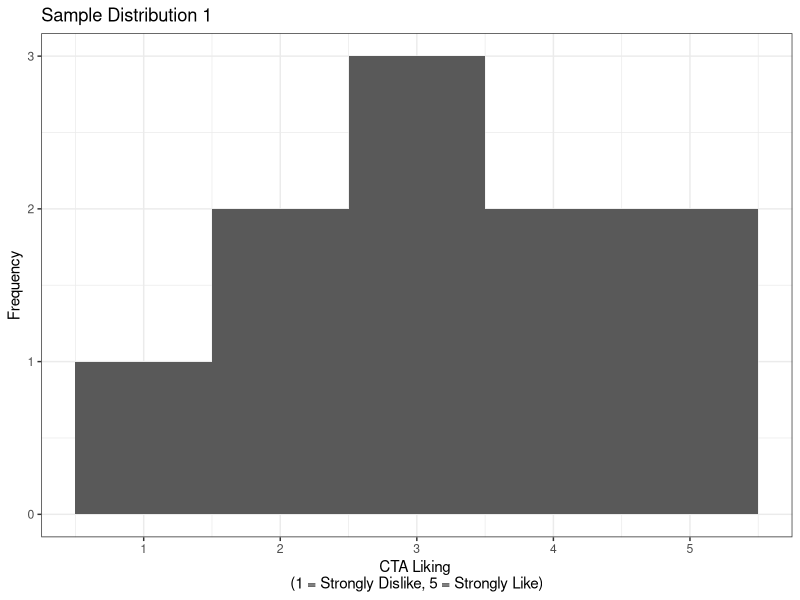
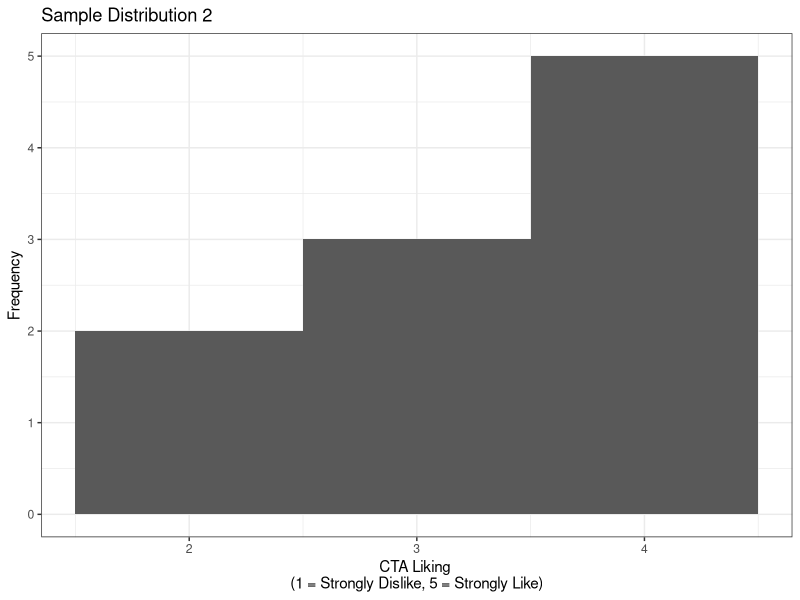
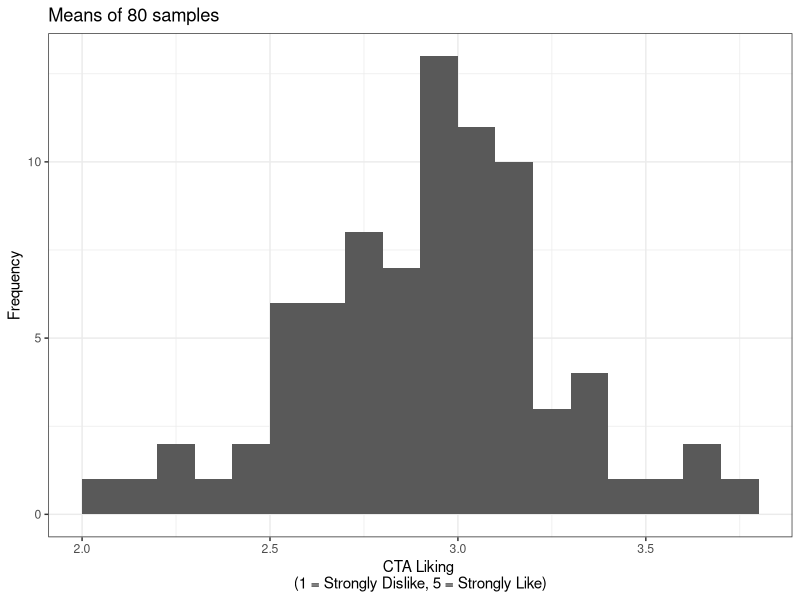
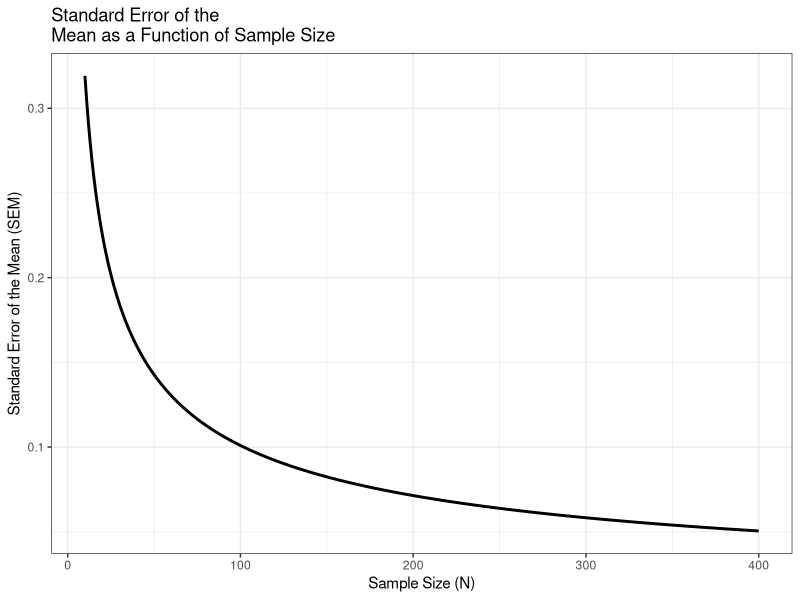
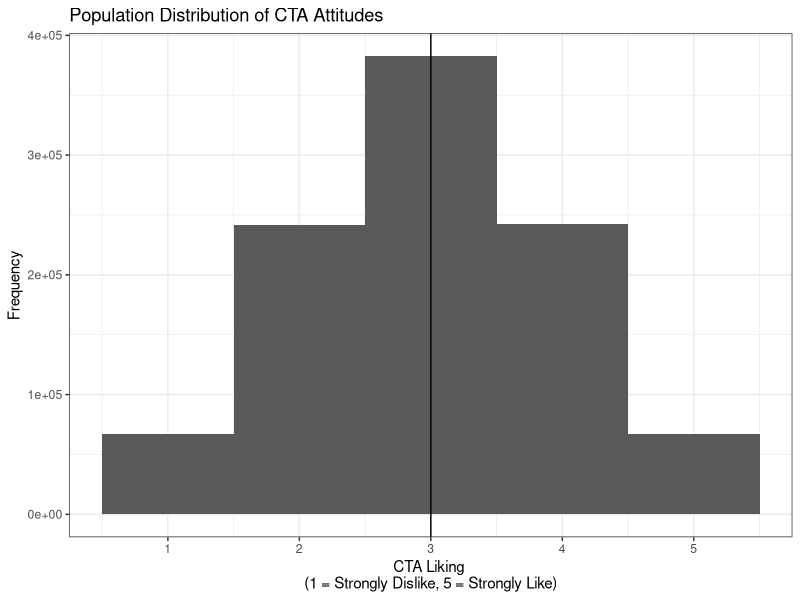
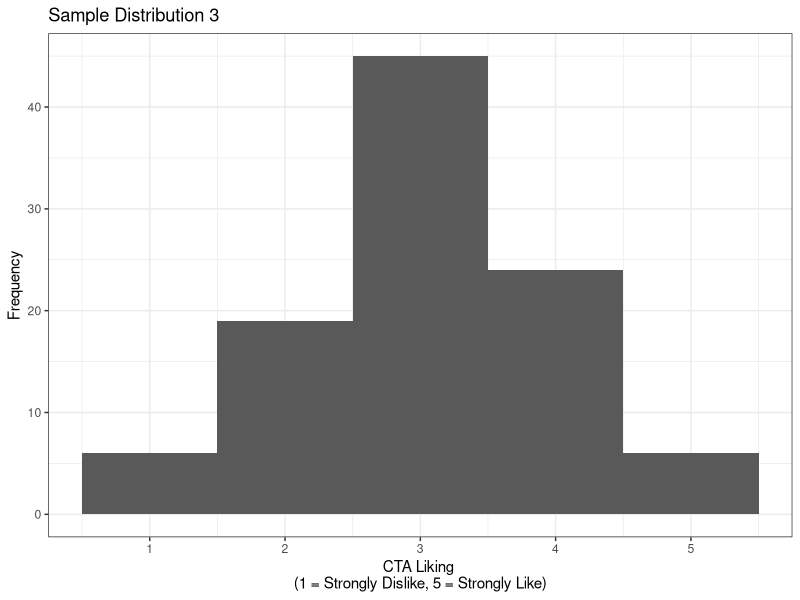
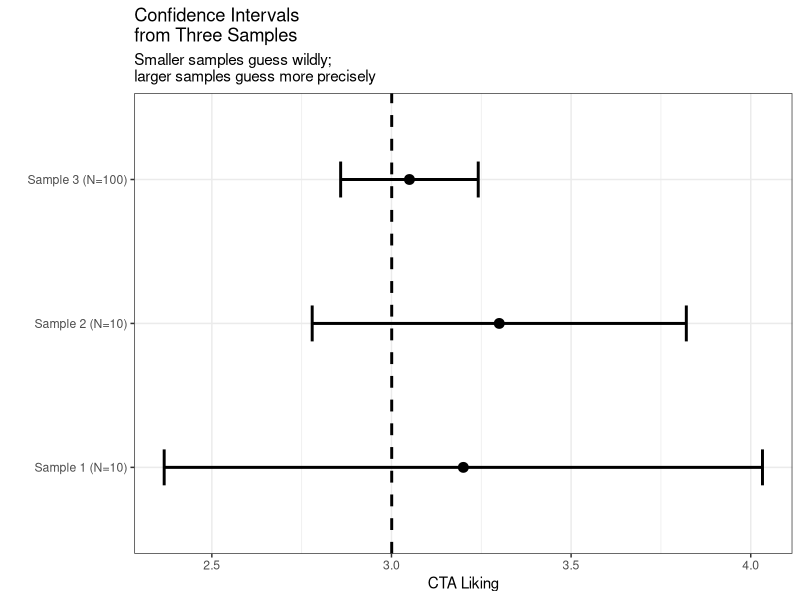

Reproduce these figures in R, in order.
## ---- chunk 1
knitr::opts_chunk$set(
  echo = FALSE,
  message = FALSE,
  warning = FALSE,
  fig.align = "center",
  fig.width = 4.5,
  fig.height = 3.5
)
library(tidyverse)
## ---- chunk 2
#| echo: true
set.seed(42)

Npop <- 1e6

# Draw a million opinions from a normal distribution centered on 3.
CTA.Population <- rnorm(Npop, mean = 3, sd = 1)

# rnorm gives decimals like 3.47, but nobody circles 3.47 on a survey.
# round() snaps every score to the nearest whole number.
CTA.Population <- round(CTA.Population)

# The scale only goes 1 to 5, but rnorm does not know that and will hand
# us the occasional 0 or 6. These two lines find every score below 1 and
# set it to 1, then every score above 5 and set it to 5.
# Read it as: "of all the scores, the ones that are too small become 1."
CTA.Population[CTA.Population < 1] <- 1
CTA.Population[CTA.Population > 5] <- 5
## ---- chunk 3
#| echo: true
set.seed(1)          # makes the "random" draw repeatable, so you get my numbers
SampleSize <- 10

# sample() reaches into the population and pulls out 10 riders at random.
# replace = FALSE means we cannot survey the same person twice.
sample.1 <- sample(CTA.Population, SampleSize, replace = FALSE)

M.1  <- mean(sample.1)   # this sample's mean
SD.1 <- sd(sample.1)     # this sample's standard deviation
## ---- chunk 4
#| fig-cap: "Ten riders, one afternoon. This is the entire evidence base for our first estimate."
#| fig-alt: "Histogram of ten CTA liking ratings on a 1 to 5 scale, with a small number of responses in most categories and a visibly lumpy, uneven shape."
tibble(CTA.1 = sample.1) |>
  ggplot(aes(x = CTA.1)) +
  geom_histogram(binwidth = 1, boundary = 0.5) +
  labs(
    title = "Sample Distribution 1",
    x = "CTA Liking \n(1 = Strongly Dislike, 5 = Strongly Like)",
    y = "Frequency"
  ) + theme_bw()
## ---- chunk 5
#| echo: true
set.seed(26)         # a different seed, so a different 10 riders
SampleSize <- 10
sample.2 <- sample(CTA.Population, SampleSize, replace = FALSE)

M.2  <- mean(sample.2)
SD.2 <- sd(sample.2)
## ---- chunk 6
#| fig-cap: "Ten different riders, a different afternoon, a different answer."
#| fig-alt: "Histogram of a second set of ten CTA liking ratings on a 1 to 5 scale, with most responses clustered in the middle categories and a different shape from the first sample."
tibble(CTA.2 = sample.2) |>
  ggplot(aes(x = CTA.2)) +
  geom_histogram(binwidth = 1, boundary = 0.5) +
  labs(
    title = "Sample Distribution 2",
    x = "CTA Liking \n(1 = Strongly Dislike, 5 = Strongly Like)",
    y = "Frequency"
  ) + theme_bw()
## ---- chunk 7
#| echo: true
set.seed(616)
NumberofSamples <- 80
SampleSize <- 10

# replicate() runs the same line over and over. Here it runs the sampling
# 80 times, once per undergraduate, and stacks the results into a table
# with one column per sample.
Sample.Results <- replicate(NumberofSamples,
                            sample(CTA.Population,
                                   size = SampleSize,
                                   replace = FALSE))

# apply() runs a function down each row (1) or each column (2) of that table.
# We want the mean of each sample, and samples are columns, so we use 2.
Sample.Means <- apply(Sample.Results, 2, mean)
## ---- chunk 8
#| fig-cap: "Eighty samples, eighty means. No single one of them is the truth; together they show how far off any one of them can be."
#| fig-alt: "Histogram of 80 sample means, each from a sample of ten riders. The means form a roughly normal-shaped pile centered near 3, spanning from about 2.2 to about 3.8."
tibble(CTA.means = Sample.Means) |>
  ggplot(aes(x = CTA.means)) +
  geom_histogram(binwidth = .1, boundary = 0.5) +
  labs(
    title = "Means of 80 samples",
    x = "CTA Liking \n(1 = Strongly Dislike, 5 = Strongly Like)",
    y = "Frequency"
  ) + theme_bw()
## ---- chunk 9
#| echo: true
# Note what these are running on: Sample.Means, the 80 means themselves.
M.S  <- mean(Sample.Means)   # the grand mean, a mean OF means
SD.S <- sd(Sample.Means)     # the standard error, an SD OF means
## ---- chunk 10
#| echo: true
#| fig-cap: "The standard error as a function of sample size. The expensive part of the curve is on the left."
#| fig-alt: "A curve showing the standard error of the mean falling steeply from about 0.32 at a sample size of 10 to about 0.10 at a sample size of 100, then flattening out to about 0.05 by a sample size of 400."

# Population SD
pop_sd <- sd(CTA.Population)

# Every sample size from 10 to 400. The colon makes a sequence: 10, 11, 12, ... 400.
N_vals <- 10:400

# A data frame is R's spreadsheet: each argument becomes a column, and
# the columns line up row by row. Here row 1 holds N = 10 and its SEM,
# row 2 holds N = 11 and its SEM, and so on down to 400.
sem_df <- data.frame(
  N   = N_vals,
  SEM = pop_sd / sqrt(N_vals)   # the SEM formula, applied to all 391 values at once
)

# Plot
ggplot(sem_df, aes(x = N, y = SEM)) +
  geom_line(linewidth = 1) +
  labs(
    title = "Standard Error of the \nMean as a Function of Sample Size",
    x = "Sample Size (N)",
    y = "Standard Error of the Mean (SEM)"
  ) +
  theme_bw()
## ---- chunk 11
#| fig-cap: "The truth, briefly visible. All one million riders, with the population mean marked."
#| fig-alt: "Histogram of one million CTA liking ratings on a 1 to 5 scale, roughly symmetric and peaking at 3, with a vertical line at 3 marking the true population mean."
tibble(CTA = CTA.Population) |>
  ggplot(aes(x = CTA)) +
  geom_histogram(binwidth = 1, boundary = 0.5) +
  geom_vline(xintercept = 3) +
  labs(
    title = "Population Distribution of CTA Attitudes",
    x = "CTA Liking \n(1 = Strongly Dislike, 5 = Strongly Like)",
    y = "Frequency"
  ) + theme_bw()
## ---- chunk 12
M1<-mean(sample.1)
SD1<-sd(sample.1) 
SEM1<-sd(sample.1) / sqrt(10)
M2<-mean(sample.2)
SD2<-sd(sample.2)
SEM2<-sd(sample.2) / sqrt(10)
## ---- chunk 13
#| echo: true
set.seed(26)
SampleSize <- 100
sample.3 <- sample(CTA.Population, SampleSize, replace = FALSE)

M3 <- mean(sample.3)
SD3 <- sd(sample.3)
SEM3 <- SD3 / sqrt(SampleSize)
## ---- chunk 14
#| fig-cap: "One hundred riders. Same population, same question, a much smoother picture."
#| fig-alt: "Histogram of one hundred CTA liking ratings on a 1 to 5 scale, peaking at 3 and falling away on both sides, noticeably smoother than the ten-person samples."
tibble(CTA.3 = sample.3) |>
  ggplot(aes(x = CTA.3)) +
  geom_histogram(binwidth = 1, boundary = 0.5) +
  labs(
    title = "Sample Distribution 3",
    x = "CTA Liking \n(1 = Strongly Dislike, 5 = Strongly Like)",
    y = "Frequency"
  ) + theme_bw()
## ---- chunk 15
#| fig-cap: "Three guesses at the same number. The dashed line is the truth, which we are not normally allowed to see."
#| fig-alt: "A horizontal interval plot with three rows. Sample 1 with ten people and Sample 2 with ten people both have wide intervals; Sample 3 with one hundred people has a much narrower interval. A vertical dashed line marking the true population mean of 3 passes through all three intervals."
# Create CI summary table
ci_df <- tibble(
  Sample = factor(c("Sample 1 (N=10)", "Sample 2 (N=10)", "Sample 3 (N=100)"),
                  levels = c("Sample 1 (N=10)", "Sample 2 (N=10)", "Sample 3 (N=100)")),
  Mean = c(M1, M2, M3),
  Lower = c(M1 - 2*SEM1, M2 - 2*SEM2, M3 - 2*SEM3),
  Upper = c(M1 + 2*SEM1, M2 + 2*SEM2, M3 + 2*SEM3)
)

true_mu <- mean(CTA.Population)

# Plot
ggplot(ci_df, aes(y = Sample, x = Mean)) +
  geom_errorbar(aes(xmin = Lower, xmax = Upper),
                orientation = "y", width = 0.25, linewidth = 1) +
  geom_point(size = 3) +
  geom_vline(xintercept = true_mu, linetype = "dashed", linewidth = 1) +
  labs(
    title = "Confidence Intervals \nfrom Three Samples",
    subtitle = "Smaller samples guess wildly; \nlarger samples guess more precisely",
    x = "CTA Liking",
    y = ""
  ) +
  theme_bw()
